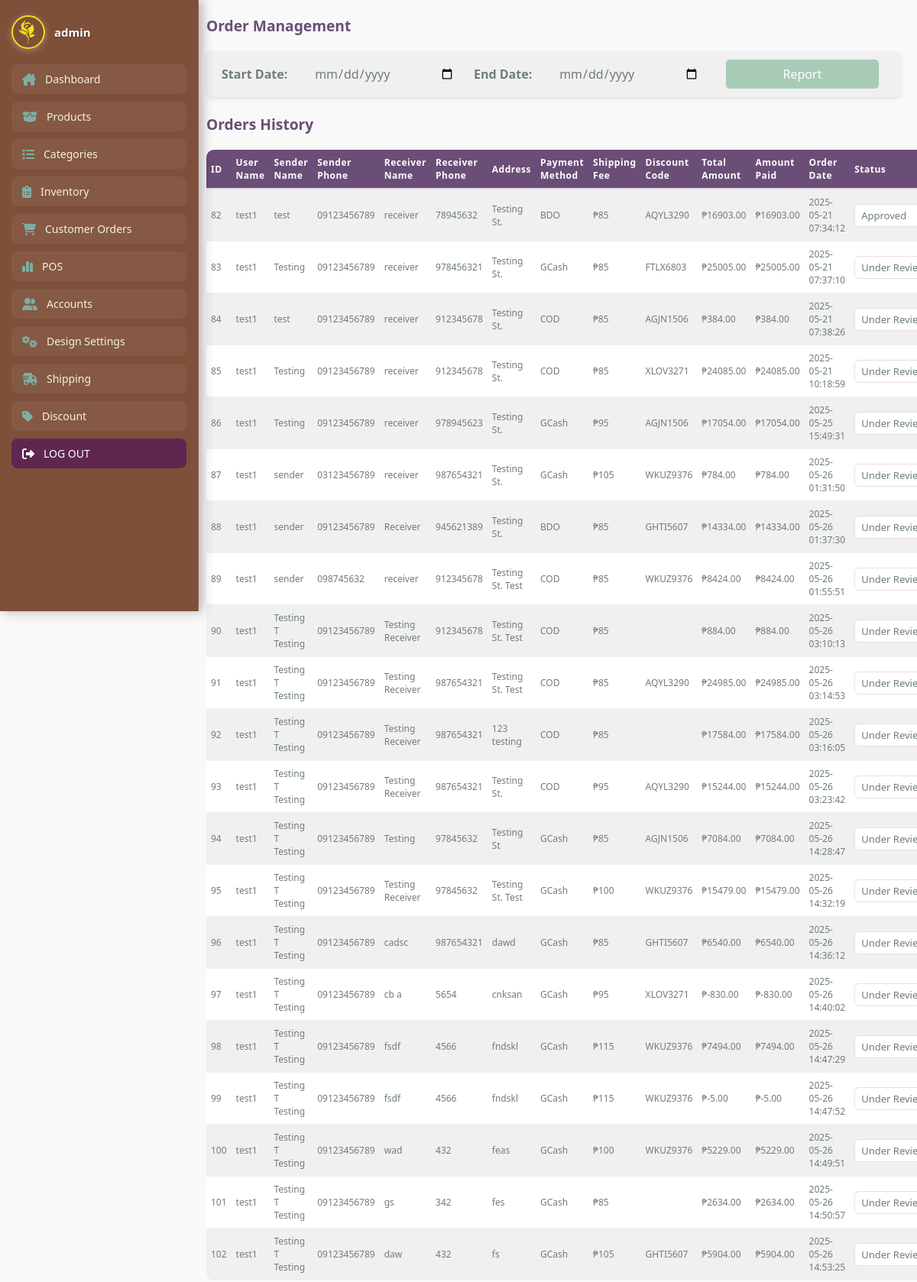
The page /php/orders.php (upper part) on the database its author committed.
### tables this page shows
CREATE TABLE `orders` (
  `id` int(11) NOT NULL,
  `user_name` varchar(255) NOT NULL,
  `sender_name` varchar(255) NOT NULL,
  `sender_phone` varchar(20) NOT NULL,
  `address` varchar(255) NOT NULL,
  `payment_method` varchar(50) NOT NULL,
  `total_amount` decimal(10,2) NOT NULL,
  `order_date` timestamp NOT NULL DEFAULT current_timestamp(),
  `status` varchar(255) DEFAULT 'Under Review',
  `custom_letter` text DEFAULT NULL,
  `region_id` int(11) NOT NULL,
  `discount_code` varchar(255) NOT NULL,
  `receiver_name` varchar(255) NOT NULL,
  `receiver_phone` int(11) NOT NULL,
  `shipping_status` varchar(255) NOT NULL DEFAULT 'Pending',
  `gcash_receipt` varchar(255) DEFAULT NULL
);

CREATE TABLE `shipping` (
  `id` int(11) NOT NULL,
  `address` varchar(255) NOT NULL,
  `fee` int(11) NOT NULL
);

### php/orders.php (the view, shortened to what this page needs)
<?php
include('admin-nav.php');
?>
<!DOCTYPE html>
<html lang="en">
<head>
    <link rel="stylesheet" href="../css/orders.css">
</head>
<body>
<div class="main-container">
    <div class="content-wrapper">
    <div class="all">
        <h1 class="text1">Order Management</h1>
        <form method="GET" action="orders-report.php" class="date-report">
            <label for="start-date" class="text5">Start Date:</label>
            <input type="date" name="start-date" id="start-date" required />
            <label for="end-date" class="text5">End Date:</label>
            <input type="date" name="end-date" id="end-date" required />
            <input class="search-button" type="submit" name="search-btn" id="search-btn" value="Report">
        </form>
        <br><h1 class="text1">Orders History</h1>
        <table cellspacing="0" cellpadding="10" class="viewTable">
            <tr>
                <th>ID</th>
                <th>User Name</th>
                <th>Sender Name</th>
                <th>Sender Phone</th>
                <th>Receiver Name</th>
                <th>Receiver Phone</th>
                <th>Address</th>
                <th>Payment Method</th>
                <th>Shipping Fee</th>
                <th>Discount Code</th>
                <th>Total Amount</th>
                <th>Amount Paid</th>
                <th>Order Date</th>
                <th>Status</th>
            </tr>
            <?php
            require 'connection.php';
            $selectOrdersQuery = "SELECT * FROM orders";
            $ordersResult = mysqli_query($conn, $selectOrdersQuery);
            if ($ordersResult) {
                while ($order = mysqli_fetch_assoc($ordersResult)) {
                    $regionId = $order['region_id'];
                    $shippingFee = 'N/A';
                    $shippingQuery = "SELECT fee FROM shipping WHERE id = '$regionId'";
                    $shippingResult = mysqli_query($conn, $shippingQuery);
                    if ($shippingResult && mysqli_num_rows($shippingResult) > 0) {
                        $shippingData = mysqli_fetch_assoc($shippingResult);
                        $shippingFee = "₱" . $shippingData['fee'];
                    }
                    echo "<tr>";
                    echo "<td>" . $order['id'] . "</td>";
                    echo "<td>" . $order['user_name'] . "</td>";
                    echo "<td>" . $order['sender_name'] . "</td>";
                    echo "<td>" . $order['sender_phone'] . "</td>";
                    echo "<td>" . $order['receiver_name'] . "</td>";
                    echo "<td>" . $order['receiver_phone'] . "</td>";
                    echo "<td>" . $order['address'] . "</td>";
                    echo "<td>" . $order['payment_method'] . "</td>";
                    echo "<td>" . $shippingFee . "</td>";
                    echo "<td>" . $order['discount_code'] . "</td>";
                    echo "<td>₱" . $order['total_amount'] . "</td>";
                    echo "<td>₱" . $order['total_amount'] . "</td>";
                    echo "<td>" . $order['order_date'] . "</td>";
                    echo "<form method='POST' action=''>";
                    echo "<td>
                            <select name='status'>
                                <option value='Under Review'" . ($order['status'] == 'Under Review' ? ' selected' : '') . ">Under Review</option>
                                <option value='Approved'" . ($order['status'] == 'Approved' ? ' selected' : '') . ">Approved</option>
                                <option value='Declined'" . ($order['status'] == 'Declined' ? ' selected' : '') . ">Declined</option>
                                <option value='Cancelled'" . ($order['status'] == 'Cancelled' ? ' selected' : '') . ">Cancelled</option>
                            </select>
                        </td>";
                    echo "</form>";
                    echo "</tr>";
                }
            } else {
                echo "<tr><td colspan='10'>No orders found</td></tr>";
            }
            ?>
        </table>
        <br><h1 class="text1">Order Items</h1>
        <br><h1 class="text1">POS History</h1>
        <br><h1 class="text1">POS Items</h1>
    </div>
    </div>
    </div>
</body>
</html>

### php/admin-nav.php (shortened to what this page needs)
<?php
require 'connection.php';
if (isset($_GET["newUsername"])) {
    $newAdminName = $_GET["newUsername"];
} else {
    if (isset($_SESSION['adminUsername'])) {
        $newAdminName = $_SESSION['adminUsername'];
    } else {
        $result = mysqli_query($conn, "SELECT username FROM admin WHERE email = 'admin@gmail.com'");
        if ($result && $row = mysqli_fetch_assoc($result)) {
            $newAdminName = $row['username'];
        } else {
            $newAdminName = "ADMIN";
        }
    }
}
$result = mysqli_query($conn, "SELECT image FROM admin WHERE username = '$newAdminName'");
if ($result && $row = mysqli_fetch_assoc($result)) {
    $profile_picture = $row['image'];
} else {
    $profile_picture = "default_image.jpg";
}
?>
<!DOCTYPE html>
<html lang="en">
<head>
    <link rel="stylesheet" href="../css/admin-nav.css">
    <link rel="stylesheet" href="https://cdnjs.cloudflare.com/ajax/libs/font-awesome/6.4.2/css/all.min.css" />
</head>
<body>
<div class="sidebar">
  <div class="sidebar-content">
    <a href="admin-account.php?newUsername=<?php echo urlencode($newAdminName); ?>" class="admin-profile">
      <img src="<?php echo $profile_picture; ?>" alt="Admin Profile">
      <span><?php echo $newAdminName; ?></span>
    </a>
    <nav class="nav-links">
      <a href="admin-dashboard.php" class="nav-btn">
        <i class="fa-solid fa-house-chimney"></i>
        <span>Dashboard</span>
      </a>
      <a href="add-product.php" class="nav-btn">
        <i class="fa-solid fa-box-open"></i>
        <span>Products</span>
      </a>
      <a href="category-management.php" class="nav-btn">
        <i class="fa-solid fa-list"></i>
        <span>Categories</span>
      </a>
      <a href="product-inventory.php" class="nav-btn">
        <i class="fa-solid fa-clipboard-list"></i>
        <span>Inventory</span>
      </a>
      <a href="orders.php" class="nav-btn">
        <i class="fa-solid fa-cart-shopping"></i>
        <span>Customer Orders</span>
      </a>
      <a href="pos.php" class="nav-btn">
        <i class="fa-solid fa-chart-simple"></i>
        <span>POS</span>
      </a>
      <a href="unlock-user.php" class="nav-btn">
        <i class="fa-solid fa-user-group"></i>
        <span>Accounts</span>
      </a>
      <a href="customer-design-setting.php" class="nav-btn">
        <i class="fa-solid fa-gears"></i>
        <span>Design Settings</span>
      </a>
      <a href="crud-shipping.php" class="nav-btn">
        <i class="fa-solid fa-truck-fast"></i>
        <span>Shipping</span>
      </a>
      <a href="crud-discounts.php" class="nav-btn">
        <i class="fa-solid fa-tag"></i>
        <span>Discount</span>
      </a>
      <a href="customer-landing-page.php" class="nav-btn logout">
        <i class="fa-solid fa-right-from-bracket"></i>
        <span>LOG OUT</span>
      </a>
    </nav>
  </div>
</div>
</body>
</html>

### css/admin-nav.css (style rules this page uses)
:root { --primary-yellow: #f1e217; --earth-brown: #713e24; --white: #ffffff; --leaf-green: #a3c585; --lavender-gray: #cbb4d4; --deep-plum: #5e2750; --light-beige: #f5f0e1; --dusty-blue: #7daea3; }
.sidebar { width: 260px; height: 100vh; position: fixed; top: 0; left: 0; background: rgba(113, 62, 36, 0.9); backdrop-filter: blur(12px); border-right: 1px solid rgba(255, 255, 255, 0.08); padding: 20px 15px; box-shadow: 4px 0 15px rgba(0, 0, 0, 0.3); display: flex; flex-direction: column; z-index: 999; overflow: hidden; }
.admin-profile { display: flex; align-items: center; gap: 12px; margin-bottom: 20px; text-decoration: none; color: var(--white); transition: transform 0.3s ease; flex-shrink: 0; }
.admin-profile img { width: 44px; height: 44px; border-radius: 50%; object-fit: cover; border: 2px solid var(--primary-yellow); box-shadow: 0 2px 8px rgba(255, 255, 255, 0.3); }
.admin-profile span { font-size: 15px; font-weight: bold; white-space: nowrap; text-shadow: 1px 1px 2px rgba(0, 0, 0, 0.3); }
.nav-links { display: flex; flex-direction: column; gap: 10px; flex-grow: 1; justify-content: start; flex-wrap: nowrap; overflow: hidden; }
.nav-btn { display: flex; align-items: center; gap: 12px; padding: 10px 14px; background-color: rgba(255, 255, 255, 0.05); border-radius: 8px; color: var(--light-beige); font-weight: 500; position: relative; text-decoration: none; transition: all 0.3s ease; overflow: hidden; font-size: 14px; flex-shrink: 0; }
.nav-btn::before { content: ""; position: absolute; left: 0; top: 0; height: 100%; width: 4px; background-color: var(--primary-yellow); opacity: 0; transition: opacity 0.3s ease; }
.nav-btn i { font-size: 16px; color: var(--dusty-blue); }
.logout { background: var(--deep-plum); color: var(--white); }
.logout i { color: var(--white); }

### css/orders.css (style rules this page uses)
:root { --floral-rose: #e89cae; --sage-green: #a8cbb7; --snow-white: #ffffff; --cloud-gray: #f0f0f0; --slate-gray: #6e7d7a; --rich-purple: #6a4e77; --light-lavender: #e9ddf0; --primary-yellow: #f1e217; --soft-shadow: rgba(106, 78, 119, 0.1); }
* { margin: 0; padding: 0; box-sizing: border-box; font-family: 'Segoe UI', Tahoma, Geneva, Verdana, sans-serif; }
body { background-color: #f9f9f9; color: #333; }
.main-container { display: flex; min-height: 100vh; width: 100%; }
.content-wrapper { margin-left: 250px; flex-grow: 1; padding: 20px; background-color: #f9f9f9; overflow-x: auto; }
.text1, .text4 { text-align: left; margin-bottom: 20px; color: var(--rich-purple); font-size: 1.2rem; font-weight: bold; }
.text5 { font-weight: bold; margin-right: 10px; }
.viewTable { width: 100%; border-collapse: separate; border-spacing: 0; background-color: var(--snow-white); border-radius: 10px; overflow: hidden; font-size: 12px; }
.viewTable th { background-color: var(--rich-purple); color: var(--snow-white); font-weight: bold; padding: 8px 6px; text-align: left; letter-spacing: 0.5px; border-bottom: 2px solid var(--light-lavender); }
.viewTable td { padding: 8px 6px; border-bottom: 1px solid var(--cloud-gray); color: var(--slate-gray); background-color: var(--snow-white); }
.viewTable tr:nth-child(even) td { background-color: var(--cloud-gray); }
.date-report { display: flex; align-items: center; justify-content: space-between; padding: 10px 20px; background-color: var(--cloud-gray); border-radius: 8px; box-shadow: 0 2px 4px rgba(0, 0, 0, 0.1); font-size: 1rem; color: var(--slate-gray); }
.date-report input { width: 200px; padding: 8px; border-radius: 5px; border: 1px solid var(--border-color); background-color: var(--bg-main); color: var(--text-main); font-size: 1rem; margin: 0 10px; }
#search-btn { padding: 8px 20px; background-color: var(--sage-green); color: white; border: none; border-radius: 5px; cursor: pointer; }
.viewTable select { padding: 4px 4px; font-size: 13px; border: 1px solid var(--light-lavender); border-radius: 6px; background-color: var(--snow-white); color: var(--slate-gray); cursor: pointer; transition: all 0.2s ease; max-width: 140px; }

### rows shown on the page
orders: id "82", user_name "test1", sender_name "test", sender_phone "09123456789", receiver_name "receiver", receiver_phone "78945632", address "Testing St.", payment_method "BDO", shipping.fee "₱85", discount_code "AQYL3290", total_amount "16903.00", order_date "2025-05-21 07:34:12", status "Approved"
orders: id "83", user_name "test1", sender_name "Testing", sender_phone "09123456789", receiver_name "receiver", receiver_phone "978456321", address "Testing St.", payment_method "GCash", shipping.fee "₱85", discount_code "FTLX6803", total_amount "25005.00", order_date "2025-05-21 07:37:10"
orders: id "84", user_name "test1", sender_name "test", sender_phone "09123456789", receiver_name "receiver", receiver_phone "912345678", address "Testing St.", payment_method "COD", shipping.fee "₱85", discount_code "AGJN1506", total_amount "384.00", order_date "2025-05-21 07:38:26"
orders: id "85", user_name "test1", sender_name "Testing", sender_phone "09123456789", receiver_name "receiver", receiver_phone "912345678", address "Testing St.", payment_method "COD", shipping.fee "₱85", discount_code "XLOV3271", total_amount "24085.00", order_date "2025-05-21 10:18:59", status "Under Review"
orders: id "86", user_name "test1", sender_name "Testing", sender_phone "09123456789", receiver_name "receiver", receiver_phone "978945623", address "Testing St.", payment_method "GCash", shipping.fee "₱95", discount_code "AGJN1506", total_amount "17054.00", order_date "2025-05-25 15:49:31"
orders: id "87", user_name "test1", sender_name "sender", sender_phone "03123456789", receiver_name "receiver", receiver_phone "987654321", address "Testing St.", payment_method "GCash", shipping.fee "₱105", discount_code "WKUZ9376", total_amount "784.00", order_date "2025-05-26 01:31:50"
orders: id "88", user_name "test1", sender_name "sender", sender_phone "09123456789", receiver_name "Receiver", receiver_phone "945621389", address "Testing St.", payment_method "BDO", shipping.fee "₱85", discount_code "GHTI5607", total_amount "14334.00", order_date "2025-05-26 01:37:30"
orders: id "89", user_name "test1", sender_name "sender", sender_phone "098745632", receiver_name "receiver", receiver_phone "912345678", address "Testing St. Test", payment_method "COD", shipping.fee "₱85", discount_code "WKUZ9376", total_amount "8424.00", order_date "2025-05-26 01:55:51", status "Under Review"
orders: id "90", user_name "test1", sender_name "Testing T Testing", sender_phone "09123456789", receiver_name "Testing Receiver", receiver_phone "912345678", address "Testing St. Test", payment_method "COD", shipping.fee "₱85", total_amount "884.00", order_date "2025-05-26 03:10:13", status "Under Review"
orders: id "91", user_name "test1", sender_name "Testing T Testing", sender_phone "09123456789", receiver_name "Testing Receiver", receiver_phone "987654321", address "Testing St. Test", payment_method "COD", shipping.fee "₱85", discount_code "AQYL3290", total_amount "24985.00", order_date "2025-05-26 03:14:53", status "Under Review"
orders: id "92", user_name "test1", sender_name "Testing T Testing", sender_phone "09123456789", receiver_name "Testing Receiver", receiver_phone "987654321", address "123 testing", payment_method "COD", shipping.fee "₱85", total_amount "17584.00", order_date "2025-05-26 03:16:05", status "Under Review"
orders: id "93", user_name "test1", sender_name "Testing T Testing", sender_phone "09123456789", receiver_name "Testing Receiver", receiver_phone "987654321", address "Testing St.", payment_method "COD", shipping.fee "₱95", discount_code "AQYL3290", total_amount "15244.00", order_date "2025-05-26 03:23:42", status "Under Review"
orders: id "94", user_name "test1", sender_name "Testing T Testing", sender_phone "09123456789", receiver_name "Testing", receiver_phone "97845632", address "Testing St", payment_method "GCash", shipping.fee "₱85", discount_code "AGJN1506", total_amount "7084.00", order_date "2025-05-26 14:28:47", status "Under Review"
orders: id "95", user_name "test1", sender_name "Testing T Testing", sender_phone "09123456789", receiver_name "Testing Receiver", receiver_phone "97845632", address "Testing St. Test", payment_method "GCash", shipping.fee "₱100", discount_code "WKUZ9376", total_amount "15479.00", order_date "2025-05-26 14:32:19", status "Under Review"
orders: id "96", user_name "test1", sender_name "Testing T Testing", sender_phone "09123456789", receiver_name "cadsc", receiver_phone "987654321", address "dawd", payment_method "GCash", shipping.fee "₱85", discount_code "GHTI5607", total_amount "6540.00", order_date "2025-05-26 14:36:12", status "Under Review"
orders: id "97", user_name "test1", sender_name "Testing T Testing", sender_phone "09123456789", receiver_name "cb a", receiver_phone "5654", address "cnksan", payment_method "GCash", shipping.fee "₱95", discount_code "XLOV3271", total_amount "-830.00", order_date "2025-05-26 14:40:02", status "Under Review"
orders: id "98", user_name "test1", sender_name "Testing T Testing", sender_phone "09123456789", receiver_name "fsdf", receiver_phone "4566", address "fndskl", payment_method "GCash", shipping.fee "₱115", discount_code "WKUZ9376", total_amount "7494.00", order_date "2025-05-26 14:47:29", status "Under Review"
orders: id "99", user_name "test1", sender_name "Testing T Testing", sender_phone "09123456789", receiver_name "fsdf", receiver_phone "4566", address "fndskl", payment_method "GCash", shipping.fee "₱115", discount_code "WKUZ9376", total_amount "-5.00", order_date "2025-05-26 14:47:52", status "Under Review"
orders: id "100", user_name "test1", sender_name "Testing T Testing", sender_phone "09123456789", receiver_name "wad", receiver_phone "432", address "feas", payment_method "GCash", shipping.fee "₱100", discount_code "WKUZ9376", total_amount "5229.00", order_date "2025-05-26 14:49:51", status "Under Review"
orders: id "101", user_name "test1", sender_name "Testing T Testing", sender_phone "09123456789", receiver_name "gs", receiver_phone "342", address "fes", payment_method "GCash", shipping.fee "₱85", total_amount "2634.00", order_date "2025-05-26 14:50:57", status "Under Review"
orders: id "102", user_name "test1", sender_name "Testing T Testing", sender_phone "09123456789", receiver_name "daw", receiver_phone "432", address "fs", payment_method "GCash", shipping.fee "₱105", discount_code "GHTI5607", total_amount "5904.00", order_date "2025-05-26 14:53:25", status "Under Review"

### other values the page prints
$newAdminName "admin"
